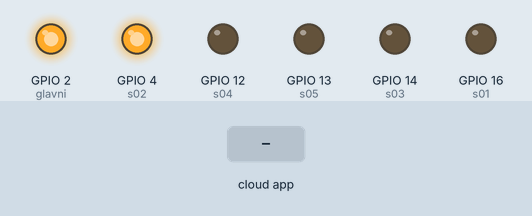
The sketch below on a simulated ESP8266 (NodeMCU). On the bench: output pins drawn as LEDs (lit = HIGH). The test bench sets the inputs (shaded band). WiFi joins after 1.5 s; servers stay silent unless stated; no MQTT or app messages arrive unless stated; what the sketch prints to the serial monitor is not drawn.

Above: at 2.7 s.
2.8 s: the phone or cloud app sets svjetloOn to 0
At 3.9 s:
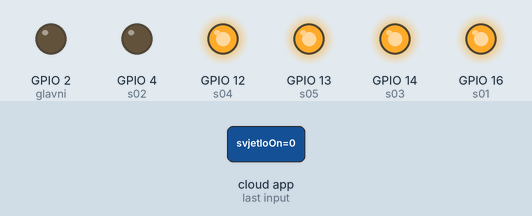
4.3 s: the phone or cloud app sets svjetloOff to 0
At 4.8 s:
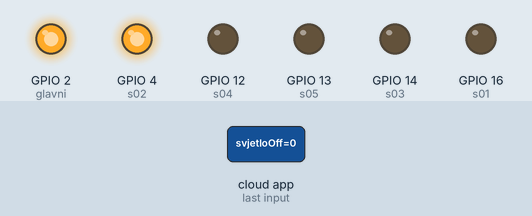
5.8 s: the phone or cloud app sets svjetloOn to 1
At 6.5 s:
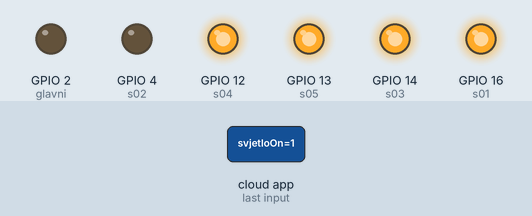
7.3 s: the phone or cloud app sets svjetloOff to 1
At 8.7 s:
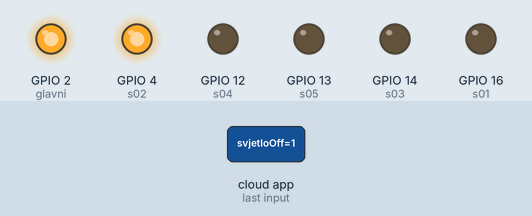
Timing chart, 0 to 9.8 s (numbered marks = the images above; inputs shaded):
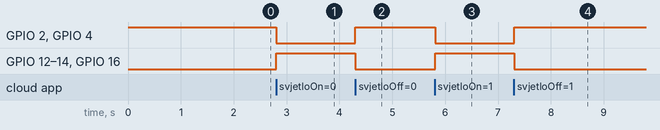

Measured:
- after the input at 2.8 s, GPIO 2 (glavni), GPIO 4 (s02): HIGH → LOW at once; GPIO 12 (s04), GPIO 13 (s05), GPIO 14 (s03), GPIO 16 (s01): LOW → HIGH at once
- after the input at 4.3 s, GPIO 2 (glavni), GPIO 4 (s02): LOW → HIGH at once; GPIO 12 (s04), GPIO 13 (s05), GPIO 14 (s03), GPIO 16 (s01): HIGH → LOW at once
- after the input at 5.8 s, GPIO 2 (glavni), GPIO 4 (s02): HIGH → LOW at once; GPIO 12 (s04), GPIO 13 (s05), GPIO 14 (s03), GPIO 16 (s01): LOW → HIGH at once
- after the input at 7.3 s, GPIO 2 (glavni), GPIO 4 (s02): LOW → HIGH at once; GPIO 12 (s04), GPIO 13 (s05), GPIO 14 (s03), GPIO 16 (s01): HIGH → LOW at once

The sketch:

growLights.ino
```cpp
#include <ESP8266WiFi.h>
#include "Adafruit_MQTT.h"
#include "Adafruit_MQTT_Client.h"
#include <DHT.h>
#include <SimpleTimer.h>

/************************* WiFi Access Point *********************************/

#define WLAN_SSID       "DevetaLegija"
#define WLAN_PASS       "3DD44B54EECF"

/************************* Adafruit.io Setup *********************************/

#define AIO_SERVER      "192.168.5.100"
#define AIO_SERVERPORT  1883                   // use 8883 for SSL

/***************************** Uređaji **************************************/
#define glavni 2
#define s01 16
#define s02 4
#define s03 14
#define s04 12
#define s05 13


WiFiClient client;
Adafruit_MQTT_Client mqtt(&client, AIO_SERVER, AIO_SERVERPORT);

Adafruit_MQTT_Subscribe onsvjetlo = Adafruit_MQTT_Subscribe(&mqtt, "home/grow/node01/svjetloOn");
Adafruit_MQTT_Subscribe offsvjetlo = Adafruit_MQTT_Subscribe(&mqtt, "home/grow/node01/svjetloOff");
Adafruit_MQTT_Subscribe onled01 = Adafruit_MQTT_Subscribe(&mqtt, "home/grow/node01/led01on");
Adafruit_MQTT_Subscribe offled01 = Adafruit_MQTT_Subscribe(&mqtt, "home/grow/node01/led01off");
Adafruit_MQTT_Subscribe onled02 = Adafruit_MQTT_Subscribe(&mqtt, "home/grow/node01/led02on");
Adafruit_MQTT_Subscribe offled02 = Adafruit_MQTT_Subscribe(&mqtt, "home/grow/node01/led02off");
Adafruit_MQTT_Subscribe onled03 = Adafruit_MQTT_Subscribe(&mqtt, "home/grow/node01/led03on");
Adafruit_MQTT_Subscribe offled03 = Adafruit_MQTT_Subscribe(&mqtt, "home/grow/node01/led03off");
Adafruit_MQTT_Subscribe onled04 = Adafruit_MQTT_Subscribe(&mqtt, "home/grow/node01/led04on");
Adafruit_MQTT_Subscribe offled04 = Adafruit_MQTT_Subscribe(&mqtt, "home/grow/node01/led04off");
Adafruit_MQTT_Subscribe onled05 = Adafruit_MQTT_Subscribe(&mqtt, "home/grow/node01/led05on");
Adafruit_MQTT_Subscribe offled05 = Adafruit_MQTT_Subscribe(&mqtt, "home/grow/node01/led05off");

void MQTT_connect();

void setup() {
  Serial.begin(115200);
  pinMode(glavni, OUTPUT);     // Initialize the LED_BUILTIN pin as an output
  pinMode(s01, OUTPUT);
  pinMode(s02, OUTPUT);
  pinMode(s03, OUTPUT);
  pinMode(s04, OUTPUT);
  pinMode(s05, OUTPUT);
  digitalWrite(glavni, HIGH);
  digitalWrite(s01, LOW);
  digitalWrite(s02, HIGH);
  digitalWrite(s03, LOW);
  digitalWrite(s04, LOW);
  digitalWrite(s05, LOW);


  Serial.println(); Serial.println();
  Serial.print("Connecting to ");
  Serial.println(WLAN_SSID);

  WiFi.begin(WLAN_SSID, WLAN_PASS);
  while (WiFi.status() != WL_CONNECTED) {
    delay(500);
    Serial.print(".");
  }
  Serial.println();

  Serial.println("WiFi connected");
  Serial.println("IP address: "); Serial.println(WiFi.localIP());

  // Setup MQTT subscription for onoff feed.
  mqtt.subscribe(&onsvjetlo);
  mqtt.subscribe(&offsvjetlo);

}

// the loop function runs over and over again forever
void loop() {

  MQTT_connect();

  Adafruit_MQTT_Subscribe *subscription;
  while ((subscription = mqtt.readSubscription(5000))) {
    if (subscription == &onsvjetlo)
    {
      Serial.println("Svjetlo ON");
      digitalWrite (glavni, LOW);
      digitalWrite(s01, HIGH);
      digitalWrite(s02, LOW);
      digitalWrite(s03, HIGH);
      digitalWrite(s04, HIGH);
      digitalWrite(s05, HIGH);

      Serial.print(F("Got: "));
      Serial.println((char *)onsvjetlo.lastread);
    }

    if (subscription == &offsvjetlo)
    {
      Serial.println("Svjetlo OFF");

      digitalWrite(glavni, HIGH);
      digitalWrite(s01, LOW);
      digitalWrite(s02, HIGH);
      digitalWrite(s03, LOW);
      digitalWrite(s04, LOW);
      digitalWrite(s05, LOW);

      Serial.print(F("Got: "));
      Serial.println((char *)offsvjetlo.lastread);
    }
  }
}

void MQTT_connect() {
  int8_t ret;

  // Stop if already connected.
  if (mqtt.connected()) {
    return;
  }

  Serial.print("Connecting to MQTT... ");

  uint8_t retries = 3;
  while ((ret = mqtt.connect()) != 0) { // connect will return 0 for connected
    Serial.println(mqtt.connectErrorString(ret));
    Serial.println("Retrying MQTT connection in 5 seconds...");
    mqtt.disconnect();
    delay(5000);  // wait 5 seconds
    retries--;
    if (retries == 0) {
      // basically die and wait for WDT to reset me
      while (1);
    }
  }
  Serial.println("MQTT Connected!");
}
```
